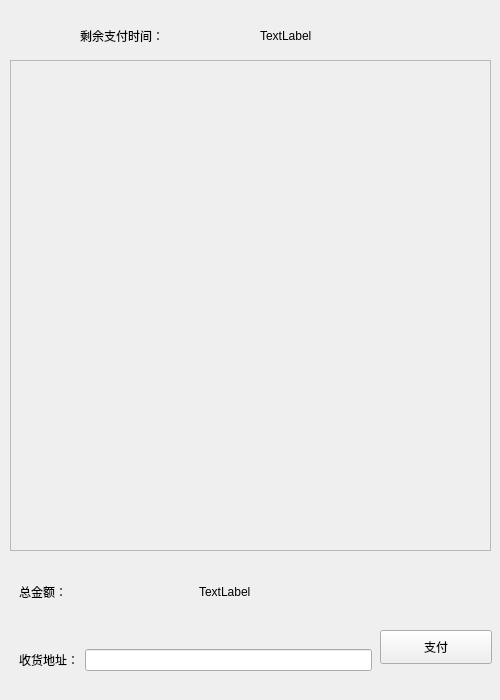
<?xml version="1.0" encoding="UTF-8"?>
<ui version="4.0">
 <class>Order</class>
 <widget class="QWidget" name="Order">
  <property name="geometry">
   <rect>
    <x>0</x>
    <y>0</y>
    <width>500</width>
    <height>700</height>
   </rect>
  </property>
  <property name="windowTitle">
   <string>Form</string>
  </property>
  <widget class="QScrollArea" name="scrollArea">
   <property name="geometry">
    <rect>
     <x>10</x>
     <y>60</y>
     <width>481</width>
     <height>491</height>
    </rect>
   </property>
   <property name="widgetResizable">
    <bool>true</bool>
   </property>
   <widget class="QWidget" name="scrollAreaWidgetContents">
    <property name="geometry">
     <rect>
      <x>0</x>
      <y>0</y>
      <width>479</width>
      <height>489</height>
     </rect>
    </property>
   </widget>
  </widget>
  <widget class="QWidget" name="widget" native="true">
   <property name="geometry">
    <rect>
     <x>10</x>
     <y>560</y>
     <width>371</width>
     <height>131</height>
    </rect>
   </property>
   <layout class="QVBoxLayout" name="verticalLayout">
    <item>
     <widget class="QWidget" name="widget_3" native="true">
      <layout class="QHBoxLayout" name="horizontalLayout_2">
       <item>
        <widget class="QLabel" name="label_2">
         <property name="text">
          <string>总金额：</string>
         </property>
        </widget>
       </item>
       <item>
        <widget class="QLabel" name="label_sum">
         <property name="text">
          <string>TextLabel</string>
         </property>
        </widget>
       </item>
      </layout>
     </widget>
    </item>
    <item>
     <widget class="QWidget" name="widget_2" native="true">
      <layout class="QHBoxLayout" name="horizontalLayout">
       <item>
        <widget class="QLabel" name="label">
         <property name="text">
          <string>收货地址：</string>
         </property>
        </widget>
       </item>
       <item>
        <widget class="QLineEdit" name="lineEdit"/>
       </item>
      </layout>
     </widget>
    </item>
   </layout>
  </widget>
  <widget class="QPushButton" name="pushButton">
   <property name="geometry">
    <rect>
     <x>380</x>
     <y>630</y>
     <width>112</width>
     <height>34</height>
    </rect>
   </property>
   <property name="text">
    <string>支付</string>
   </property>
  </widget>
  <widget class="QWidget" name="widget_4" native="true">
   <property name="geometry">
    <rect>
     <x>80</x>
     <y>10</y>
     <width>353</width>
     <height>51</height>
    </rect>
   </property>
   <layout class="QHBoxLayout" name="horizontalLayout_3">
    <item>
     <widget class="QLabel" name="label_3">
      <property name="text">
       <string>剩余支付时间：</string>
      </property>
     </widget>
    </item>
    <item>
     <widget class="QLabel" name="label_timer">
      <property name="text">
       <string>TextLabel</string>
      </property>
     </widget>
    </item>
   </layout>
  </widget>
 </widget>
 <resources/>
 <connections/>
</ui>
